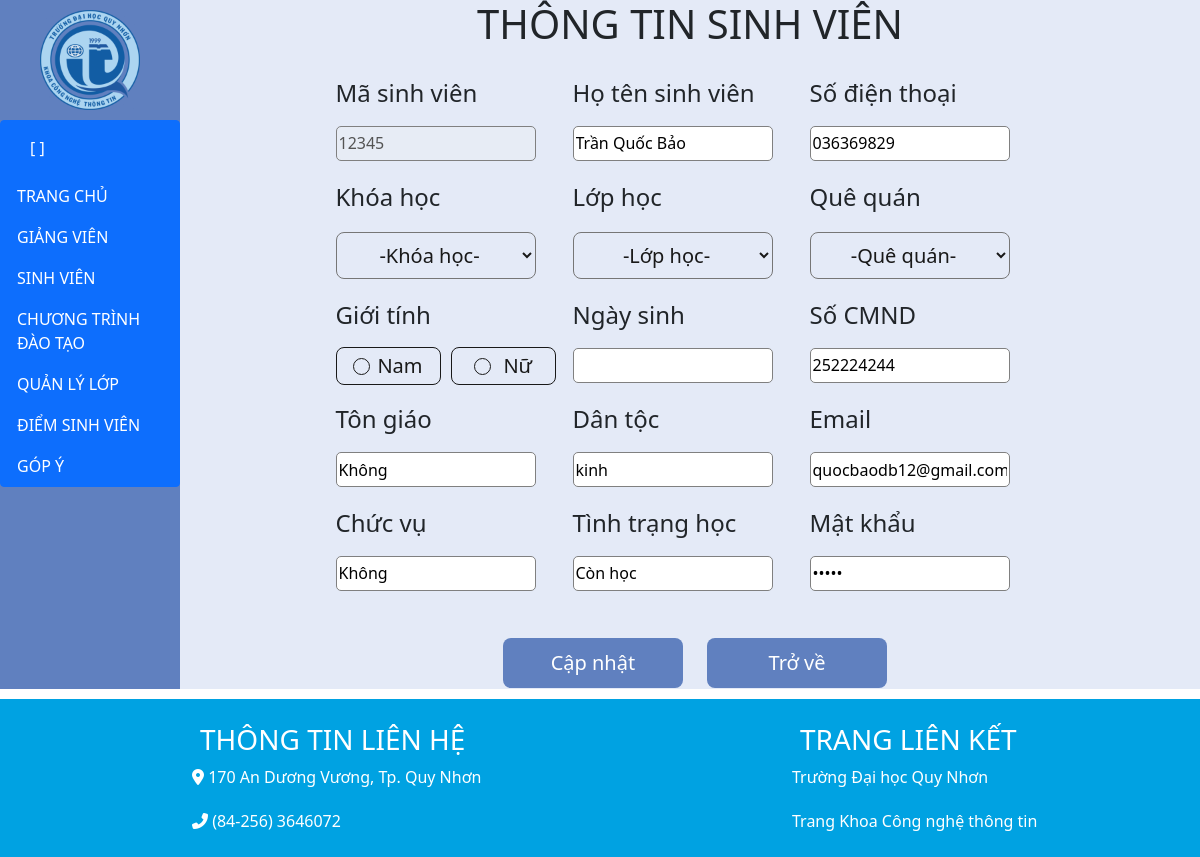
Screenshot of /suaSV.php?ma=12345 with the database file from the repository.
### tables this page shows
CREATE TABLE IF NOT EXISTS `sinh_vien` (
  `MaSinhVien` varchar(10) NOT NULL,
  `HoTen` tinytext,
  `NgaySinh` date DEFAULT NULL,
  `GioiTinh` tinytext,
  `DanToc` tinytext,
  `SoCMND` varchar(15) DEFAULT NULL,
  `TonGiao` tinytext,
  `QueQuan` text,
  `SDT` varchar(11) DEFAULT NULL,
  `Email` varchar(50) DEFAULT NULL,
  `ChucVu` tinytext,
  `MaLop` varchar(15) DEFAULT NULL,
  `TinhTrangHoc` tinytext,
  `MatKhau` varchar(50) DEFAULT NULL,
  `Anh` varchar(250) NOT NULL,
  `Job` tinytext,
  PRIMARY KEY (`MaSinhVien`),
  KEY `MaLop` (`MaLop`)
);

### suaSV.php (the view, shortened to what this page needs)
<!DOCTYPE html>
<html lang="en">
<head>
    <link rel="stylesheet" href="StyleChung/style.css">
    <link rel="stylesheet" href="StyleChung/styletrangchu.css">
    <link href="https://cdn.jsdelivr.net/npm/bootstrap@5.0.0-beta1/dist/css/bootstrap.min.css" rel="stylesheet"
>
    <link rel="stylesheet" href="StyleChung/styleChinhSuaQLSV.css">
</head>
<?php
    $key = $_GET['ma'];
?>
<body>
    <form action="" method="post">
        <div class="home">
            <div class="home-items home-ad">
                <div class="container-ad">
                    <div class="container-ad-items">
                        <h1 style="text-align: center; margin-bottom: 30px;">THÔNG TIN SINH VIÊN</h1>
                        <div>
                            <?php
                        if($_GET['ma'])
                        {
                            $kn = mysqli_connect("localhost", "root", "", "du_an_cong_thong_tin_sinh_vien_khoa_cntt")or die("chưa kết nối");
                            $sql1 = "select * from sinh_vien where MaSinhVien='".$key."'";
                            mysqli_query($kn, "SET NAMES 'UTF-8'");
                            $kq1 = mysqli_query($kn,$sql1);
                            $row2 = mysqli_fetch_array($kq1);
                        }
                            ?>
                            <table class="tbsv">
                                <tr>
                                    <td>
                                        <h4>Mã sinh viên</h4> <input class="text" type="text" disabled readonly
                                            name="txtMaSinhVien" value="<?php echo $row2['MaSinhVien']; ?>">
                                    </td>
                                    <td>
                                        <h4>Họ tên sinh viên</h4> <input class="text" type="text" name="txtHoTen"
                                            value="<?php echo $row2['HoTen']; ?>">
                                    </td>
                                    <td>
                                        <h4>Số điện thoại</h4> <input class="text" type="text" name="txtSDT"
                                            value="<?php echo $row2['SDT']; ?>">
                                    </td>
                                </tr>
                                <tr>
                                    <td>
                                        <h4>Khóa học</h4>
                                        <select class="drop cboKhoa" name="cboKhoa">
                                            <option value="" selected="selected">-Khóa học-</option>
                                        </select>
                                    </td>
                                    <td>
                                        <h4>Lớp học</h4>
                                        <select class="drop cboLop" name="cboLop">
                                            <option value="" selected="selected"><b>-Lớp học-</b></option>
                                        </select>
                                    </td>
                                    <td>
                                        <h4>Quê quán</h4>
                                        <select class="drop" name="cboQueQuan">
                                            <option selected="selected">-Quê quán-</option>
                                        </select>
                                    </td>
                                </tr>
                                <tr>
                                    <td>
                                        <h4>Giới tính</h4>
                                        <div class="wrapper">
                                            <label for="option-1" class="option option-1">
                                                <div class="dot"></div>
                                                <span>Nam</span>
                                            </label>
                                            <label for="option-2" class="option option-2">
                                                <div class="dot"></div>
                                                <span>Nữ</span>
                                            </label>
                                        </div>
                                    </td>
                                    <td>
                                        <h4>Ngày sinh</h4>
                                        <input type="date-local" class="text" name="NgaySinh">
                                    </td>
                                    <td>
                                        <h4>Số CMND</h4>
                                        <input class="text" type="text" name="txtCMND"
                                            value="<?php echo $row2['SoCMND']; ?>">
                                    </td>
                                </tr>
                                <tr>
                                    <td>
                                        <h4>Tôn giáo</h4> <input class="text" type="text" name="txtTonGiao"
                                            value="<?php echo $row2['TonGiao'];?>">
                                    </td>
                                    <td>
                                        <h4>Dân tộc</h4> <input class="text" type="text" name="txtDanToc"
                                            value="<?php echo $row2['DanToc']; ?>">
                                    </td>
                                    <td>
                                        <h4>Email</h4><input class="text" type="text" name="txtEmail"
                                            value="<?php echo $row2['Email']; ?>">
                                    </td>
                                </tr>
                                <tr>
                                    <td>
                                        <h4>Chức vụ</h4><input class="text" type="text" name="txtChucVu"
                                            value="<?php echo $row2['ChucVu']; ?>">
                                    </td>
                                    <td>
                                        <h4>Tình trạng học</h4><input class="text" type="text" name="txtTinhTrangHoc"
                                            value="<?php echo $row2['TinhTrangHoc']; ?>">
                                    </td>
                                    <td>
                                        <h4>Mật khẩu</h4><input class="text" type="password" name="txtPass"
                                            value="<?php echo $row2['MatKhau']; ?>">
                                    </td>
                                </tr>
                                <tr style="text-align: center;">
                                    <td colspan=3 style="text-align: center;">
                                        <input class="btn1" type="submit" name="btnUpdate" value="Cập nhật">
                                        <input class="btn1" type="submit" name="btnTroVe" value="Trở về">
                                    </td>
                                </tr>
                            </table>
                        </div>
                    </div>
                </div>
            </div>
        </div>
    </form>
</body>
</html>

### StyleChung/style.css (style rules this page uses)
:root { --white-color: #fff; --black-color: #000; --primary-color: #6080BF; --text-color: #333; --blue-color: #6080BF; --primary1-color: #03178C; --nen-color: #e4eaf7; }

### StyleChung/styletrangchu.css (style rules this page uses)
.home { width: 100%; box-sizing: inherit; }
.home-items { width: 1200px; max-width: 100%; margin: 0 auto; }
.home-ad { display: flex; }
.container-ad { background-color: var(--nen-color); width: 85%; }
.container-ad-items { height: auto; background-color: var(--nen-color); }

### StyleChung/styleChinhSuaQLSV.css (style rules this page uses)
.tbsv { display: flex; justify-content: center; margin: auto; }
.text { width: 200px; height: 35px; border-radius: 5px; border: 1px gray solid; margin-bottom:20px; margin-top: 10px; outline: none; }
.drop { background: none; display: block; text-align: center; padding: 8px 8px; width: 200px; outline: none; color:#191919; border-radius: 8px; transition: 0.25s; font-size: 20px; margin-top: 20px; margin-right: 35px; margin-bottom: 20px; }
.btn1 { margin-top: 25px; margin-left: 15px; margin-right: 5px; background: #6080BF; text-align: center; padding: 10px 10px; width: 180px; outline: none; color:white; border-radius: 8px; transition: 0.25s; font-size: 20px; border: #6080BF; }
.wrapper { display: inline-flex; align-items: center; justify-content: space-evenly; border-radius: 8px; margin-top: 10px; padding-bottom: 18px; }
.wrapper .option { width: 105px; height: 38px; display: flex; align-items: center; justify-content: space-evenly; margin-right: 10px; border-radius: 8px; cursor: pointer; padding: 0 10px; border: 1px solid #191919; transition: all 0.3s ease; font-size: 20px; }
.wrapper .option .dot { border: 1px solid #191919; height: 17px; width: 17px; border-radius: 50%; position: relative; }
.wrapper .option .dot::before { position: absolute; content: ""; width: 15px; height: 15px; background: #191919; border-radius: 50%; opacity: 0; transform: scale(1.5); transition: all 0.3s ease; }
.wrapper .option span { font-size: 20px; color: #191919; }

### rows the page displays
sinh_vien: txtMaSinhVien "12345", txtHoTen "Trần Quốc Bảo", txtSDT "036369829", txtCMND "252224244", txtTonGiao "Không", txtDanToc "kinh", txtEmail "quocbaodb12@gmail.com", txtChucVu "Không", txtTinhTrangHoc "Còn học"
